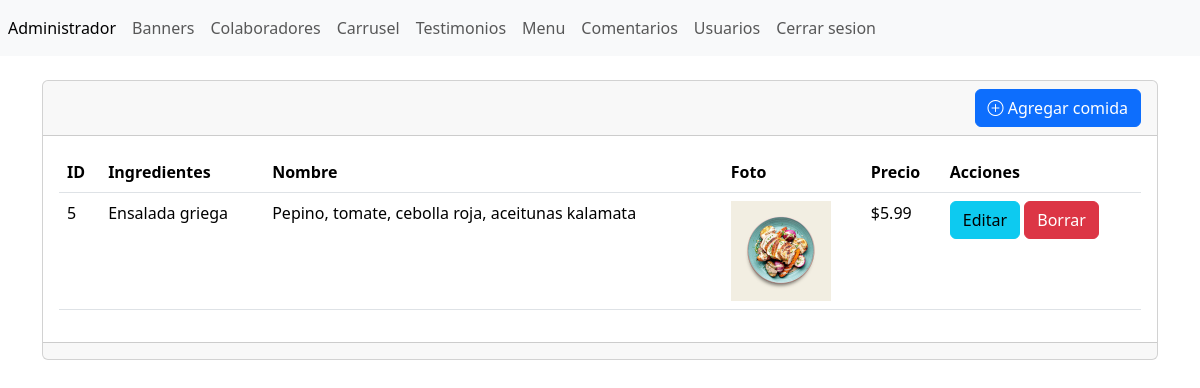
Page /admin/seccion/menu/index.php (signed in) on the committed database.
### tables this page shows
CREATE TABLE `tbl_menu` (
  `ID` int(11) NOT NULL,
  `nombre` varchar(255) NOT NULL,
  `ingredientes` varchar(255) NOT NULL,
  `foto` varchar(255) NOT NULL,
  `precio` varchar(255) NOT NULL
);

### admin/seccion/menu/index.php (the view, shortened to what this page needs)
<?php
include("../../bd.php");
$sentencia=$conexion->prepare("SELECT * FROM `tbl_menu`");
$sentencia->execute();
$lista_menu=$sentencia->fetchAll(PDO::FETCH_ASSOC);
include("../../templates/header.php");
?>
<br>
<div class="card">
    <div class="card-header text-end">
    <a name="" id="" class="btn btn-primary" href="crear.php" role="button"><i class="bi bi-plus-circle"></i> Agregar comida</a>
    </div>
    <div class="card-body">
        <div class="table-responsive-sm">
            <table class="table">
                <thead>
                    <tr>
                        <th scope="col">ID</th>
                        <th scope="col">Ingredientes</th>
                        <th scope="col">Nombre</th>
                        <th scope="col">Foto</th>
                        <th scope="col">Precio</th>
                        <th scope="col">Acciones</th>
                    </tr>
                </thead>
                <tbody>
                    <?php foreach($lista_menu as $registro){?>
                    <tr class="">
                        <td><?php echo $registro["ID"]; ?></td>
                        <td><?php echo $registro["nombre"]; ?></td>
                        <td><?php echo $registro["ingredientes"]; ?></td>
                        <td>
                            <img src="../../../images/menu/<?php echo $registro['foto'] ?>" width="100" alt="">
                        </td>
                        <td><?php echo $registro["precio"]; ?></td>
                        <td>
                            <a name="" id="" class="btn btn-info" href="editar.php?txtID=<?php echo $registro['ID'] ?>"
                            role="button">Editar</a>
                            <a name="" id="" class="btn btn-danger" href="index.php?txtID=<?php echo $registro['ID'] ?>"
                            role="button">Borrar</a>
                        </td>
                    </tr>
                    <?php } ?>
                </tbody>
            </table>
        </div>
    </div>
    <div class="card-footer text-muted"></div>
</div>
<?php
include("../../templates/footer.php");
?>

### rows in the picture
tbl_menu: ID "5", nombre "Ensalada griega", ingredientes "Pepino, tomate, cebolla roja, aceitunas kalamata", foto (picture), precio "$5.99"
